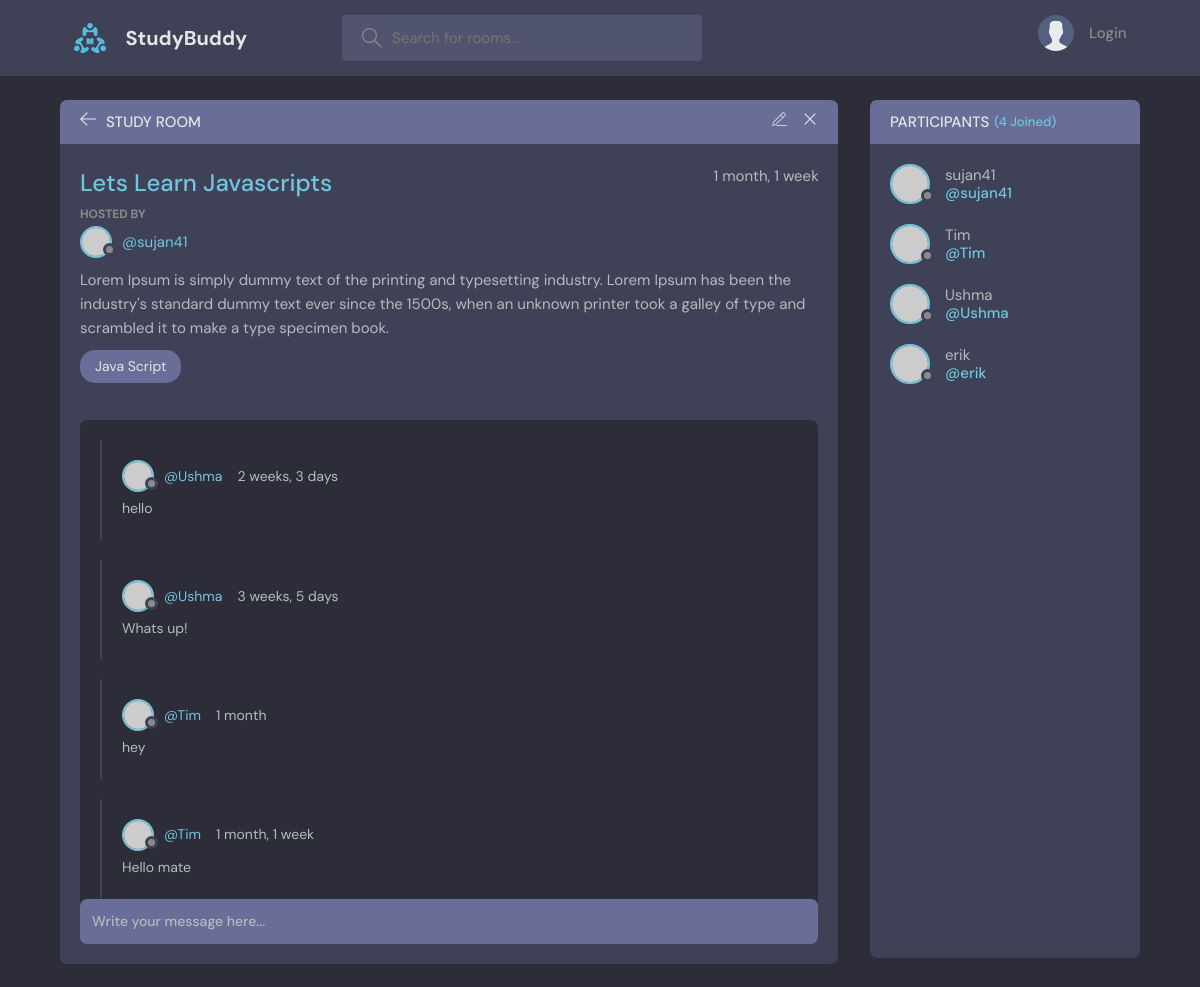
The page /room/1/ on the database its author committed.
### base/models.py (models this page shows, shortened)
class Room(models.Model):
    host = models.ForeignKey(User, on_delete=models.SET_NULL, null=True)
    topic = models.ForeignKey(Topic, on_delete=models.SET_NULL, null=True)
    name = models.CharField(max_length=200)
    description = models.TextField(null=True, blank=True)
    participants = models.ManyToManyField(User, related_name='participants', blank=True)
    updated = models.DateTimeField(auto_now=True)
    created = models.DateTimeField(auto_now_add=True)
    class Meta:
        ordering = ['-updated', '-created']

class Topic(models.Model):
    name = models.CharField(max_length=200)
    def __str__(self):
        return self.name

class Message(models.Model):
    user = models.ForeignKey(User, on_delete=models.CASCADE)
    room = models.ForeignKey(Room, on_delete=models.CASCADE)
    body = models.TextField()
    updated = models.DateTimeField(auto_now=True)
    created = models.DateTimeField(auto_now_add=True)
    class Meta:
        ordering = ['-updated', '-created']

### base/views.py (the view, shortened to what this page needs)
# urls.py: path('room/<str:pk>/', views.room, name="room"),
def room(request, pk):
    room = Room.objects.get(id=pk)
    room_messages = Message.objects.filter(room_id = pk).order_by('-created')
    participants = room.participants.all()
    context = {'room': room, 'room_messages': room_messages, 'participants': participants}
    return render(request,'base/room.html', context)

### base/templates/base/room.html (shortened to what this page needs)
{% extends 'main.html' %}
{% block content %}
  <main class="profile-page layout layout--2">
      <div class="container">
        <div class="room">
          <div class="room__top">
            <div class="room__topLeft">
              <a href="index.html">
                <svg version="1.1" xmlns="http://www.w3.org/2000/svg" width="32" height="32" viewBox="0 0 32 32">
                  <title>arrow-left</title>
                  <path
                    d="M13.723 2.286l-13.723 13.714 13.719 13.714 1.616-1.611-10.96-10.96h27.625v-2.286h-27.625l10.965-10.965-1.616-1.607z"
                  ></path>
                </svg>
              </a>
              <h3>Study Room</h3>
            </div>
            <div class="room__topRight">
              <a href="{% url 'update-room' room.id %}">
              </a>
              <a href="{% url 'delete-room' room.id %}">
                <svg version="1.1" xmlns="http://www.w3.org/2000/svg" width="32" height="32" viewBox="0 0 32 32">
                  <title>remove</title>
                  <path
                    d="M27.314 6.019l-1.333-1.333-9.98 9.981-9.981-9.981-1.333 1.333 9.981 9.981-9.981 9.98 1.333 1.333 9.981-9.98 9.98 9.98 1.333-1.333-9.98-9.98 9.98-9.981z"
                  ></path>
                </svg>
              </a>
            </div>
          </div>
          <div class="room__box scroll">
            <div class="room__header scroll">
              <div class="room__info">
                <h3>{{room.name}}</h3>
                <span>{{room.created|timesince}}</span>
              </div>
              <div class="room__hosted">
                <p>Hosted By</p>
                <a href="#" class="room__author">
                  <div class="avatar avatar--small">
                    <img src="https://randomuser.me/api/portraits/men/37.jpg" />
                  </div>
                  <span>@{{room.host}}</span>
                </a>
              </div>
              <div class="room__details">
                {{room.description}}
              </div>
              <span class="room__topics">{{room.topic}}</span>
            </div>
            <div class="room__conversation">
              <div class="threads scroll">
                {% for message in room_messages %}
                <div class="thread">
                  <div class="thread__top">
                    <div class="thread__author">
                      <a href="{% url 'profile' message.user.id %}" class="thread__authorInfo">
                        <div class="avatar avatar--small">
                          <img src="https://randomuser.me/api/portraits/men/37.jpg" />
                        </div>
                        <span>@{{message.user}}</span>
                      </a>
                      <span class="thread__date">{{message.created|timesince}}</span>
                    </div>
                  </div>
                  <div class="thread__details">
                    {{message.body}}
                  </div>
                </div>
                {% endfor %}
              </div>
            </div>
          </div>
          <div class="room__message">
            <form action="" method="post">{% csrf_token %}<input name="body" placeholder="Write your message here..." /></form>
          </div>
        </div>
        <div class="participants">
          <h3 class="participants__top">Participants <span>({{participants.count}} Joined)</span></h3>
          <div class="participants__list scroll">
            {% for user in participants %}
            <a href="{% url 'profile' user.id %}" class="participant">
              <div class="avatar avatar--medium">
                <img src="https://randomuser.me/api/portraits/men/37.jpg" />
              </div>
              <p>
                {{user.username}}
                <span>@{{user}}</span>
              </p>
            </a>
            {% endfor %}
          </div>
        </div>
      </div>
    </main>
{% endblock %}

### rows shown on the page
Room: name "Lets Learn Javascripts", created "1 month, 1 week", host "sujan41", description "Lorem Ipsum is simply dummy text of the printing and typesetting industry. Lorem Ipsum has been the industry's standard dummy text ever since the 1500s, when an unknown printer took a galley of type and scrambled it to make a type specimen book.", topic "Java Script"
Message: user "Ushma", created "2 weeks, 3 days", body "hello"
Message: user "Ushma", created "3 weeks, 5 days", body "Whats up!"
Message: user "Tim", created "1 month", body "hey"
Message: user "Tim", created "1 month, 1 week", body "Hello mate"

### other values the page prints
{{ participants.count }} "4"
{{ user.username }} "sujan41"
{{ user }} "sujan41"
{{ user.username }} "Tim"
{{ user }} "Tim"
{{ user.username }} "Ushma"
{{ user }} "Ushma"
{{ user.username }} "erik"
{{ user }} "erik"
